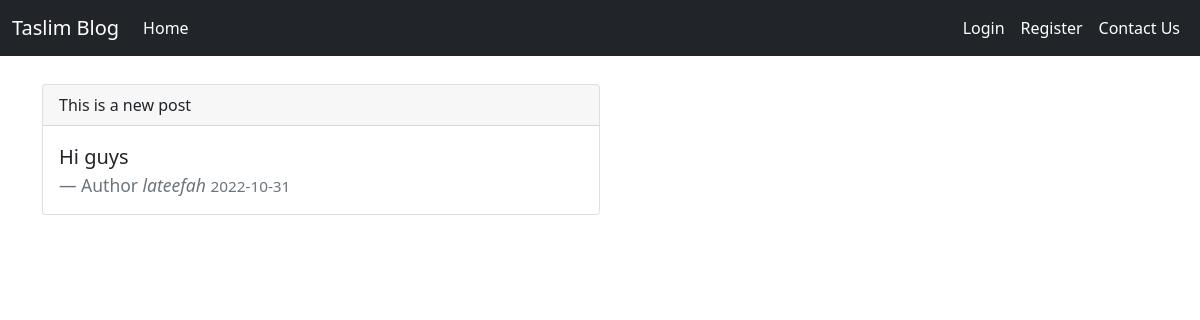
/post/6, run on the app's committed database.
### app.py (models this page shows, shortened)
class Post(db.Model):
    id = db.Column(db.Integer, primary_key=True)
    title = db.Column(db.String(100), nullable=False)
    date_posted = db.Column(db.DateTime, nullable=False, default=datetime.utcnow)
    content = db.Column(db.Text, nullable=False)
    user_id = db.Column(db.Integer, db.ForeignKey('user.id'), nullable=False)

class User(db.Model, UserMixin):
    id = db.Column(db.Integer(), primary_key=True)
    username = db.Column(db.String(20), unique=True, nullable=False)
    email = db.Column(db.String(120), unique=True, nullable=False)
    password = db.Column(db.String(60), nullable=False)
    posts = db.relationship('Post', backref='author', lazy=True)

### app.py (the view)
@app.route("/post/<int:post_id>")
def post(post_id):
    post = Post.query.get_or_404(post_id)
    return render_template('post.html', title=post.title, post=post)

### templates/post.html (shortened to what this page needs)
{% extends 'base.html' %}
{% block content %}
<div class="card col-md-6 mt-4">
    <div class="card-header">
    {{ post.title }}
    </div>
    <div class="card-body">
    <blockquote class="blockquote mb-0">
        <p>{{ post.content }}</p>
        <footer class="blockquote-footer">Author <cite title="Source Title">{{ post.author.username }} </cite><small class="text-muted">{{ post.date_posted.strftime('%Y-%m-%d') }}</small></footer>
    </blockquote>
    </div>
</div>
{% endblock %}

### data on the page
Post: title "This is a new post", content "Hi guys", date_posted "2022-10-31"
User: author.username "lateefah"
